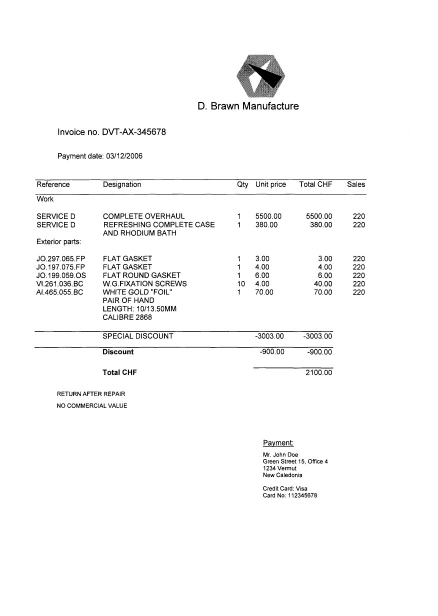
#> input picture NLP/Kainovation/invoice_information/images/img.jpeg, 875 x 1232 px (shown at 1/2 size)
$ jupyter execute --allow-errors opencv_test.ipynb
#> lines starting #> are read from the running program, lines starting #| are printed output that depends on the picture; after the words box and inside, x2 and y2 are one past the last pixel; in counts of white or black regions, pixels touching at a corner belong together
[cell 1]
#pip install pdf2image
#!pip install opencv-python

[cell 2]
import pdf2image
import cv2
from PIL import Image
import PIL
import matplotlib.pyplot as plt

[cell 3]
from pdf2image import convert_from_path

pdfs = r"Invoice Copies/2.pdf"
#> (the rest of this cell did not finish here and is left out)

[cell 4]
def mark_region(image_path):

#> called with image_path = 'images/img.jpeg'
    im = cv2.imread(image_path)
#> im is the input picture: shape (1232, 875, 3); min 0, max 255, mean 248.6

    gray = cv2.cvtColor(im, cv2.COLOR_BGR2GRAY)
    blur = cv2.GaussianBlur(gray, (9,9), 0)
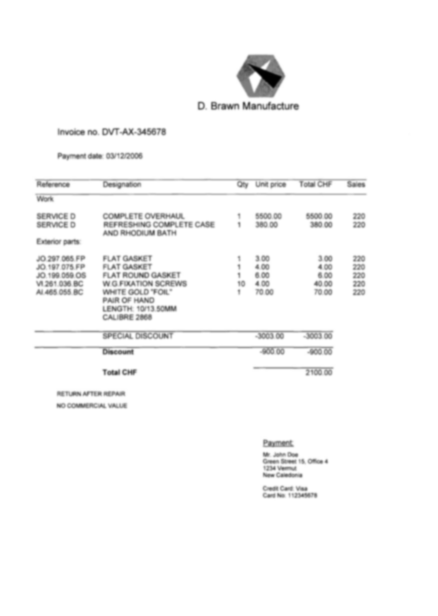
#> blur: shape (1232, 875) (shown at 1/2 size); min 0, max 255, mean 248.6
    thresh = cv2.adaptiveThreshold(blur,255,cv2.ADAPTIVE_THRESH_GAUSSIAN_C, cv2.THRESH_BINARY_INV,11,30)
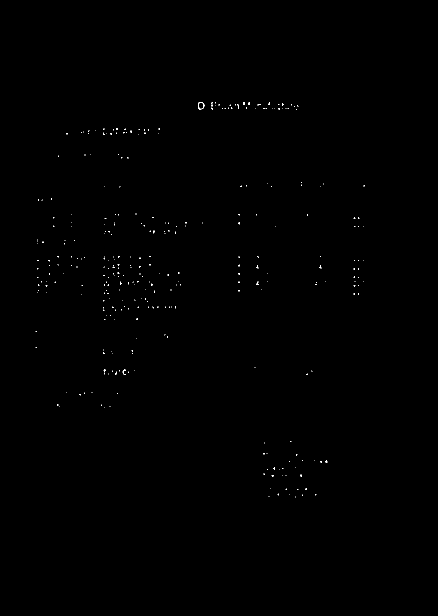
#> thresh: shape (1232, 875) (shown at 1/2 size); 0.13% white in thin lines or dots, all inside (x1, y1, x2, y2) = (71, 204, 729, 995)

    # Dilate to combine adjacent text contours
    kernel = cv2.getStructuringElement(cv2.MORPH_RECT, (9,9))
    dilate = cv2.dilate(thresh, kernel, iterations=4)
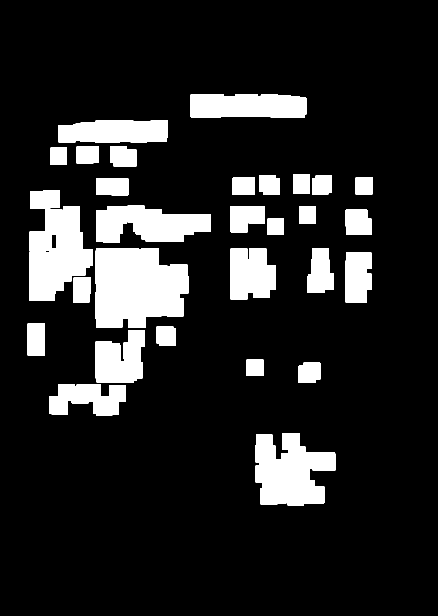
#> dilate: shape (1232, 875) (shown at 1/2 size); 14.2% white; 31 white regions

    # Find contours, highlight text areas, and extract ROIs
    cnts = cv2.findContours(dilate, cv2.RETR_EXTERNAL, cv2.CHAIN_APPROX_SIMPLE)
#> cnts = 31 contours; largest, box (x1, y1, x2, y2) and area: (191, 496, 377, 656) 24488, (58, 381, 185, 602) 18448, (511, 866, 671, 1011) 16022, (381, 188, 613, 235) 10107, (117, 241, 336, 286) 8750
    cnts = cnts[0] if len(cnts) == 2 else cnts[1]

    line_items_coordinates = []
    for c in cnts:
        area = cv2.contourArea(c)
        x,y,w,h = cv2.boundingRect(c)

        if y >= 600 and x <= 1000:
            if area > 10000:
                image = cv2.rectangle(im, (x,y), (2200, y+h), color=(255,0,255), thickness=3)
                line_items_coordinates.append([(x,y), (2200, y+h)])

        if y >= 2400 and x<= 2000:
            image = cv2.rectangle(im, (x,y), (2200, y+h), color=(255,0,255), thickness=3)
            line_items_coordinates.append([(x,y), (2200, y+h)])
#> this loop made 31 passes
#> (area, x, y, w, h) on passes 1, 2, 3, 5, 6, 7, 8, 9, 10, 11, 12, 14: (16022, 511, 866, 160, 145), (6609, 99, 768, 152, 63), (1597, 597, 725, 44, 41), (7781.5, 190, 660, 100, 105), (1400, 313, 653, 39, 39), (2177, 55, 646, 35, 66), (1648.5, 146, 554, 35, 51), (4761.5, 691, 504, 52, 101), (3659.5, 614, 496, 54, 90), (7935, 461, 496, 91, 103), (24487.5, 191, 496, 186, 160), (2389, 691, 419, 52, 51)
#> (c, area, x, y, w, h) on passes 4, 13, 15, 16, 27: ([[493, 719], [493, 751], [526, 751], [526, 719]], 1056, 493, 719, 34, 33), ([[535, 437], [535, 469], [567, 469], [567, 437]], 1024, 535, 437, 33, 33), ([[598, 412], [598, 446], [631, 446], [631, 412]], 1122, 598, 412, 34, 35), ([[497, 412], [497, 446], [529, 446], [529, 412]], 1088, 497, 412, 33, 35), ([[101, 295], [101, 329], [133, 329], [133, 295]], 1088, 101, 295, 33, 35)
#> after the loop, line_items_coordinates = [[(511, 866), (2200, 1011)]]


    return image, line_items_coordinates

[cell 5]
image,lines=mark_region("images/img.jpeg")
#> lines = [[(511, 866), (2200, 1011)]]
plt.figure(figsize=(20,20))
plt.imshow(image)

$ run again, with NLP/Kainovation/invoice_information/images/Page_2.jpg copied over NLP/Kainovation/invoice_information/images/img.jpeg
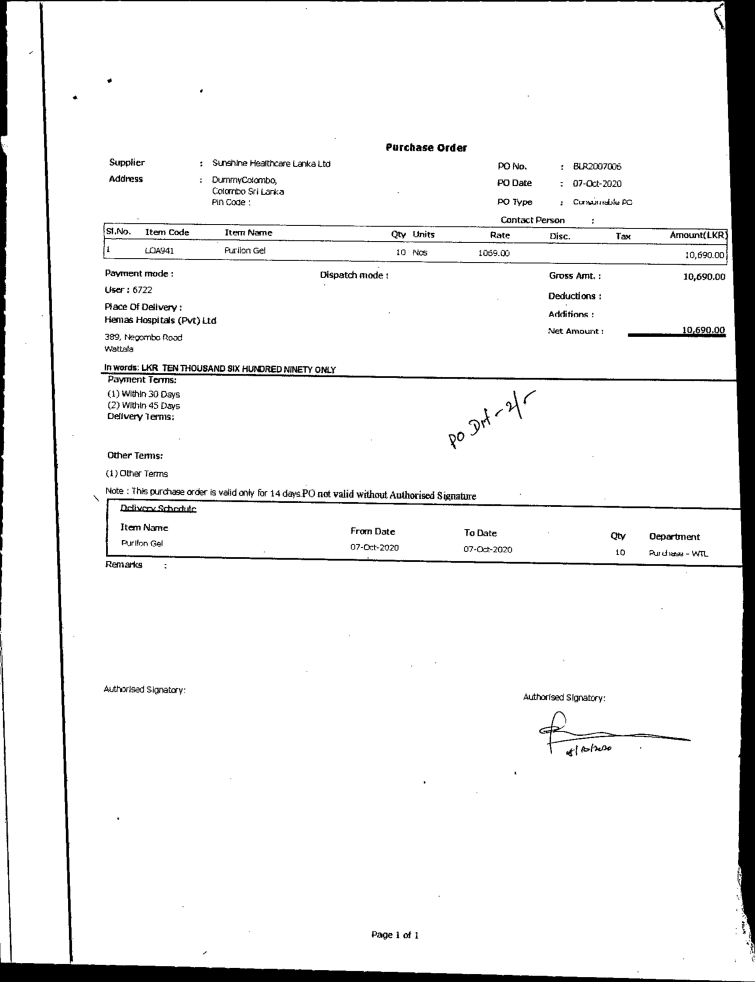
#> input picture NLP/Kainovation/invoice_information/images/Page_2.jpg, 3019 x 3928 px (shown at 1/4 size)
#> in mark_region, im is the input picture: shape (3928, 3019, 3); min 0, max 255, mean 238.5
#> in mark_region, `thresh = cv2.adaptiveThreshold(blur,255,cv2.ADAPTIVE_THRESH_GAUSSIAN_C..`:
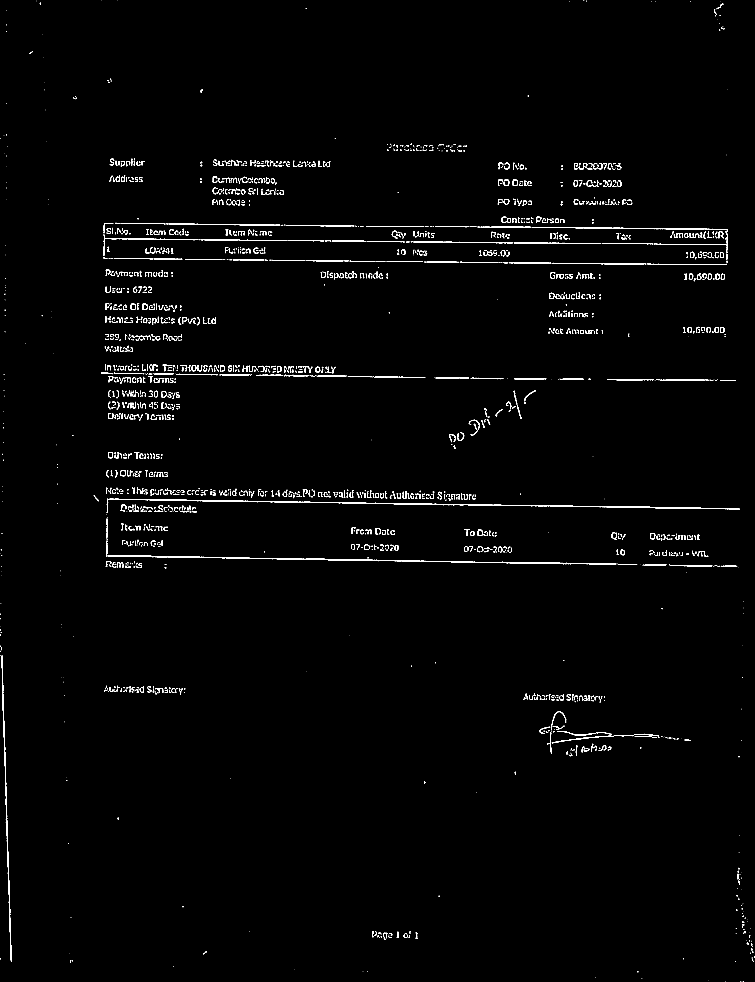
#> thresh: shape (3928, 3019) (shown at 1/4 size); 1.1% white; 2205 white regions (867 under 20 px), largest, box (x1, y1, x2, y2) and area: (429, 1995, 2959, 2038) 8441, (432, 2221, 2466, 2259) 6932, (6, 2622, 46, 3847) 3931
#> dilate: shape (3928, 3019); 14.2% white; 159 white regions
#> cnts = 159 contours; largest, box (x1, y1, x2, y2) and area: (398, 851, 2927, 1157) 473710, (359, 1933, 2975, 2308) 296952, (388, 1440, 1718, 1700) 135520, (2142, 2830, 2779, 3041) 51258, (405, 1197, 880, 1317) 43988
#> the loop in mark_region, `for c in cnts:` made 159 passes
#> (area, x, y, w, h) on passes 1, 5, 6: (798, 2945, 3909, 46, 19), (2047.5, 2534, 3870, 51, 58), (1697, 1435, 3869, 53, 34)
#> after the loop in mark_region, `for c in cnts:`:
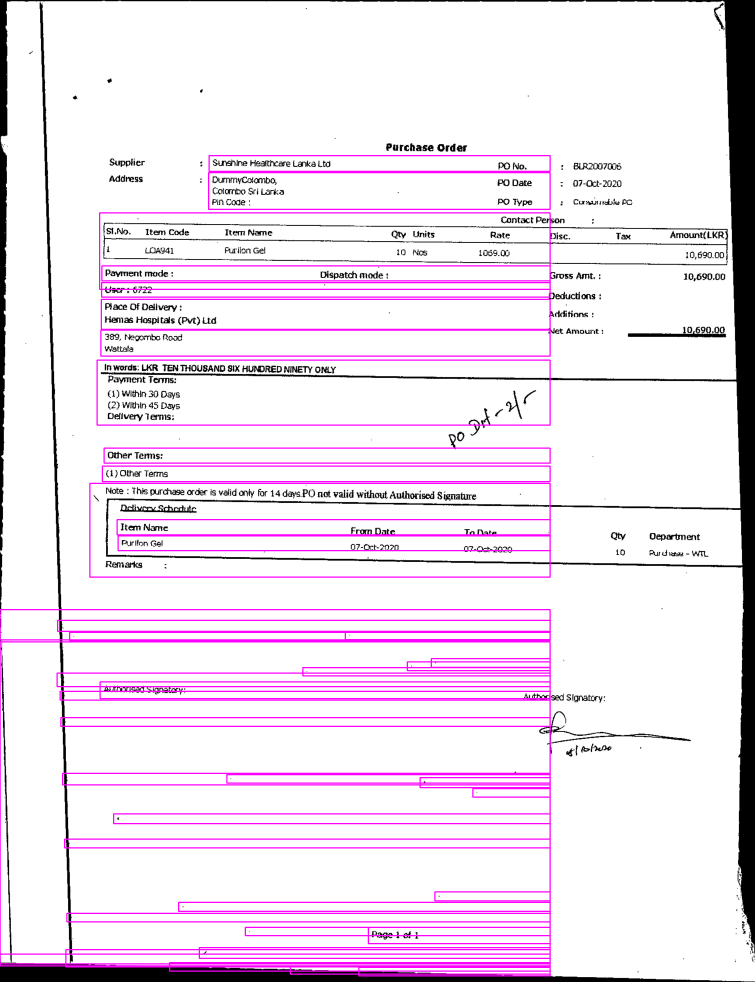
#> im: shape (3928, 3019, 3) (shown at 1/4 size); mean B, G, R 239, 225.3, 239
#> after the loop in mark_region, `for c in cnts:`: line_items_coordinates = 44 items

$ run again, with NLP/Kainovation/invoice_information/images/Page_3.jpg copied over NLP/Kainovation/invoice_information/images/img.jpeg
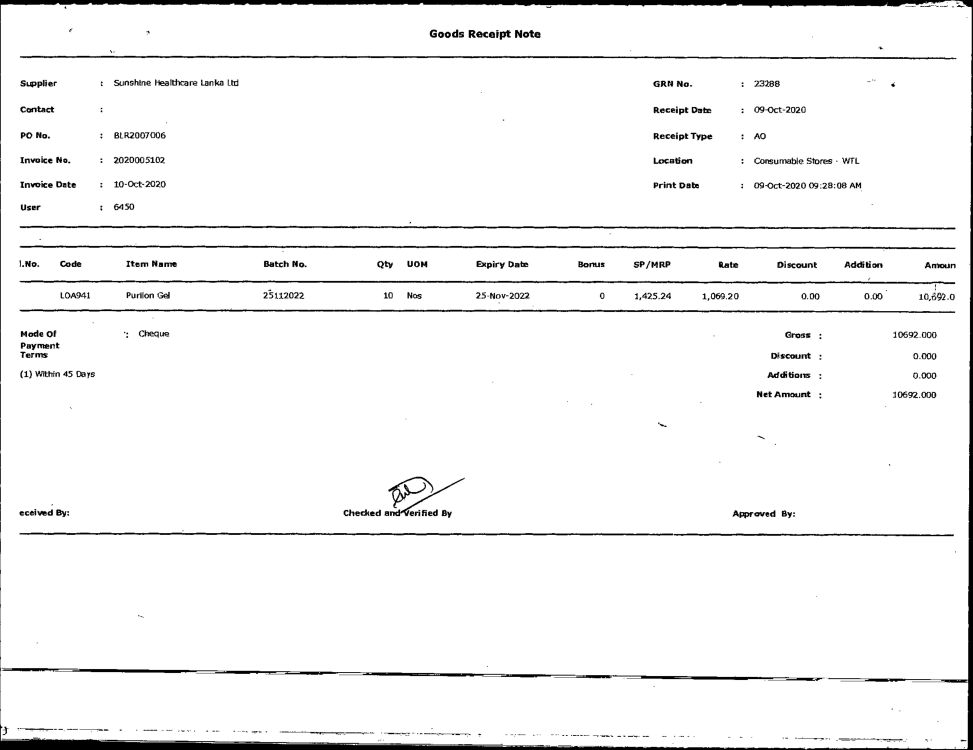
#> input picture NLP/Kainovation/invoice_information/images/Page_3.jpg, 3889 x 3000 px (shown at 1/4 size)
#> in mark_region, im is the input picture: shape (3000, 3889, 3); min 0, max 255, mean 243.9
#> in mark_region, `thresh = cv2.adaptiveThreshold(blur,255,cv2.ADAPTIVE_THRESH_GAUSSIAN_C..`:
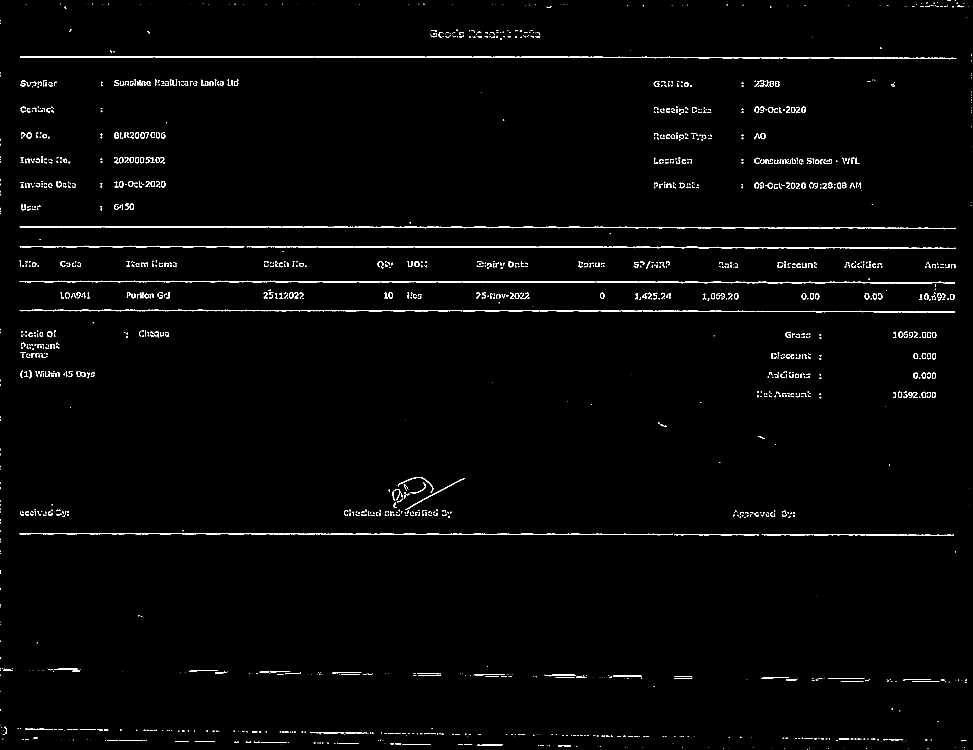
#> thresh: shape (3000, 3889) (shown at 1/4 size); 1.2% white; 1784 white regions (801 under 20 px), largest, box (x1, y1, x2, y2) and area: (80, 225, 2931, 233) 9237, (1065, 984, 3822, 995) 9103, (79, 1123, 2378, 1131) 7364
#> dilate: shape (3000, 3889); 17.4% white; 227 white regions
#> cnts = 227 contours; largest, box (x1, y1, x2, y2) and area: (63, 1096, 3836, 1220) 163080, (63, 1153, 3836, 1267) 150675, (63, 872, 3837, 953) 137631, (63, 940, 3838, 1024) 137472, (64, 185, 3841, 253) 136870
#> the loop in mark_region, `for c in cnts:` made 227 passes
#> (area, x, y, w, h) on passes 1, 4, 6: (866.5, 3213, 2978, 43, 22), (758.5, 3120, 2976, 34, 24), (1251.5, 2877, 2975, 54, 25)
#> after the loop in mark_region, `for c in cnts:`:
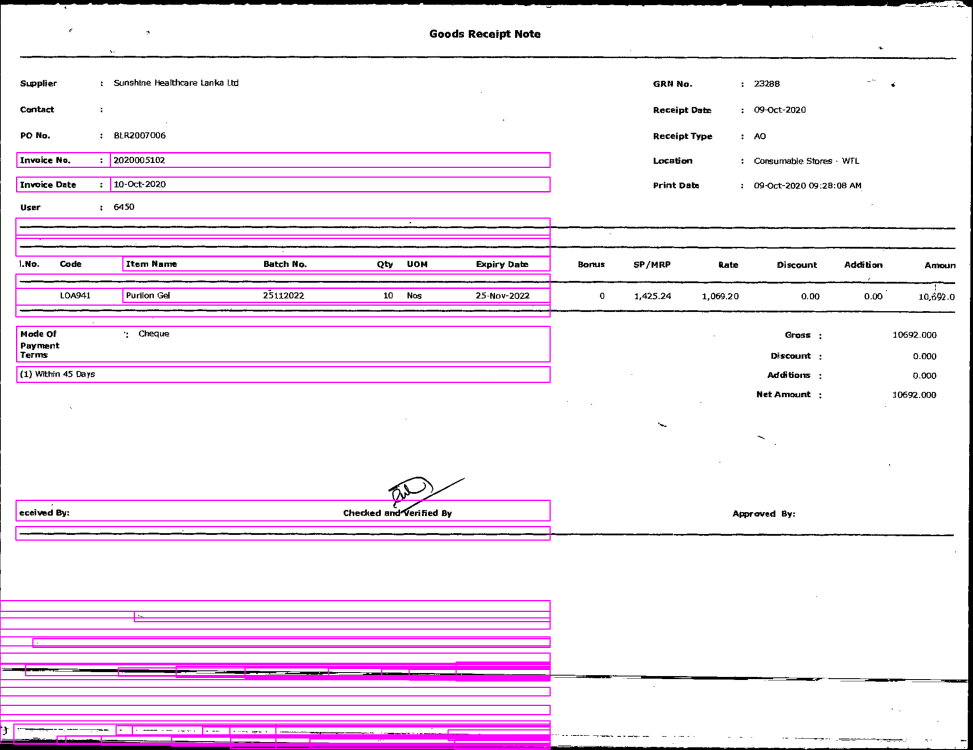
#> im: shape (3000, 3889, 3) (shown at 1/4 size); mean B, G, R 244.7, 231.5, 244.7
#> after the loop in mark_region, `for c in cnts:`: line_items_coordinates = 48 items
